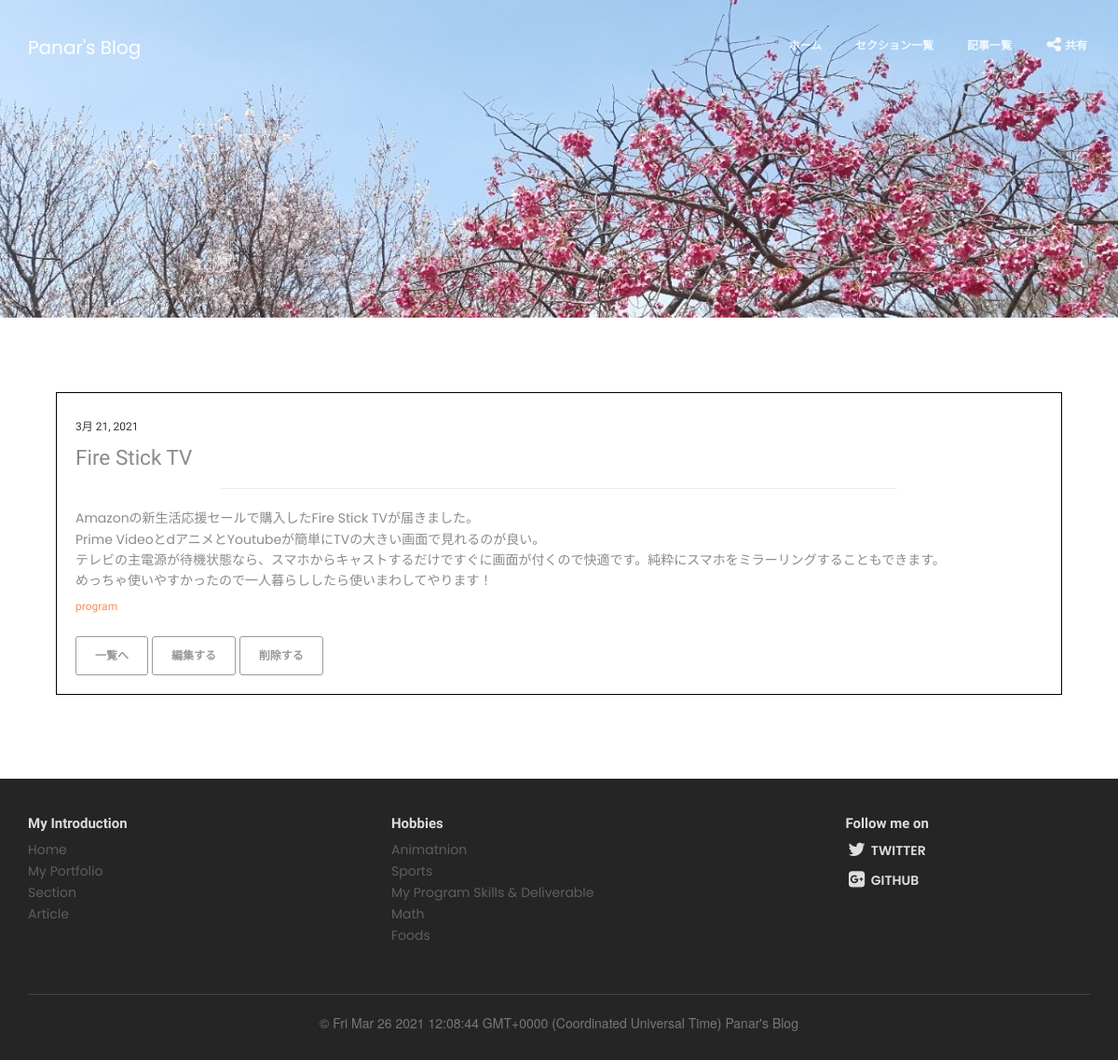
Screenshot of /detail/9 with the database file from the repository.
### blogpost/models.py (models this page shows, shortened)
class BlogModel(models.Model):
    title = models.CharField(max_length=100)
    content = MDTextField()
    postdate = models.DateField(auto_now_add=True)
    editdate = models.DateField(auto_now=True)
    category = models.CharField(
        max_length=50,
        choices = CATEGORY
    )

### blogpost/views.py (the view)
# urls.py: path('detail/<int:pk>', BlogDetail.as_view(), name='detail'),
class BlogDetail(DetailView):
    template_name = 'detail.html'
    model = BlogModel

### blogpost/templatetags/markdown_extras.py (called while the page is built)
@register.filter()
@stringfilter
def markdown(value):
    return md.markdown(value, extensions=['markdown.extensions.fenced_code'])

### templates/detail.html
{% extends 'base.html' %}
{% block header %}
  <img src="../static/img/桜.jpg" class="img-fluid" style="max-width: 100%; , height: auto; ">
{% endblock header %}
{% block content %}
    <div class="card card-blog card-plain" style="padding:5%;">
        <div class="content" style="padding:20px; border: solid 1px black;">
            <h6 class="card-date">{{object.postdate}}</h6>
            <a class="card-title"><h3>{{object.title}}</h3></a>
            <hr class="info" style="width:70%;">
            {% load markdown_extras %}
            <a class="card-title"><h4>{{object.content | markdown | safe | linebreaks | urlize}}</h4></a>
            <h6 class="card-category text-warning">{{object.category}}</h6>
            <a href="{% url 'home' %}#article" class="btn btn-primary">一覧へ</a>
            <a href="{% url 'update' object.pk %}" class="btn btn-primary">編集する</a>
            <a href="{% url 'delete' object.pk %}" class="btn btn-primary">削除する</a>
        </div>
    </div>
{% endblock content %}

### rows the page displays
BlogModel: postdate "3月 21, 2021", title "Fire Stick TV", content "Amazonの新生活応援セールで購入したFire Stick TVが届きました。 Prime VideoとdアニメとYoutubeが簡単にTVの大きい画面で見れるのが良い。 テレビの主電源が待機状態なら、スマホからキャストするだけですぐに画面が付くので快適です。純粋にスマホをミラーリングすることもできます。 めっちゃ使いやすかったので一人暮らししたら使いまわしてやります！", category "program"
